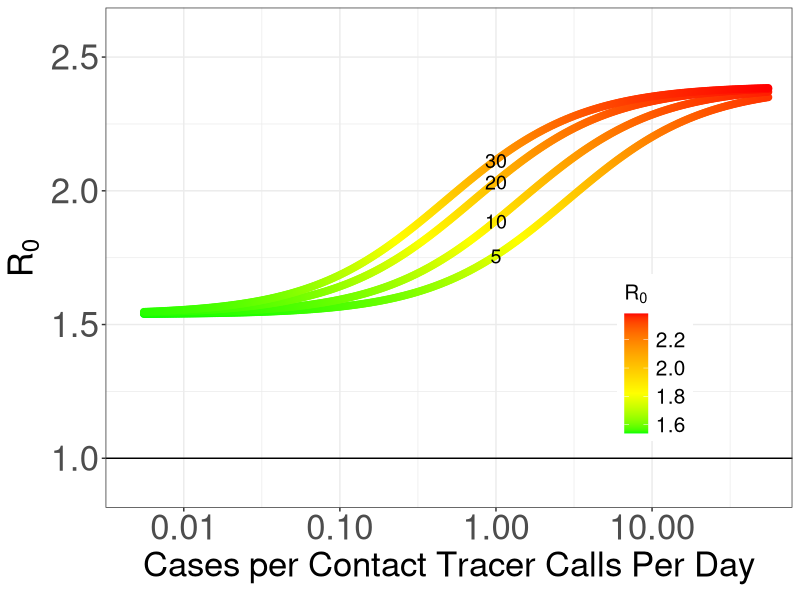
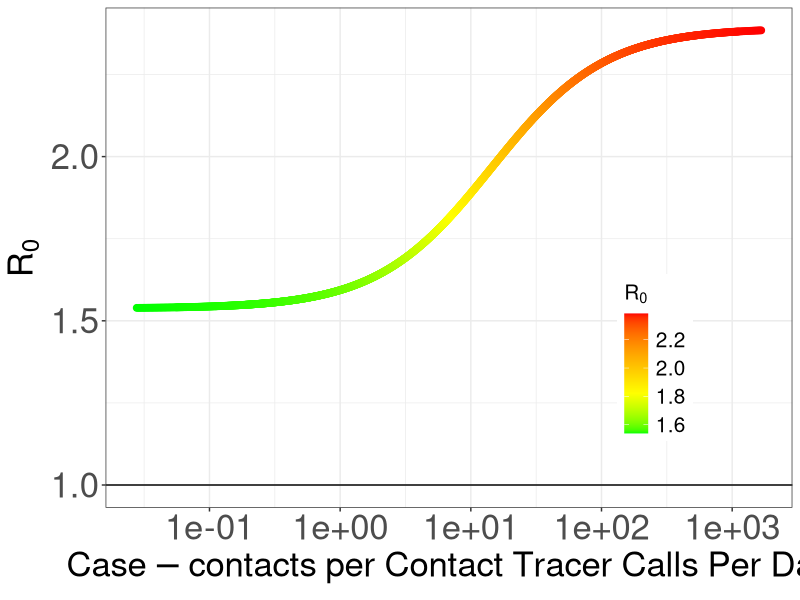
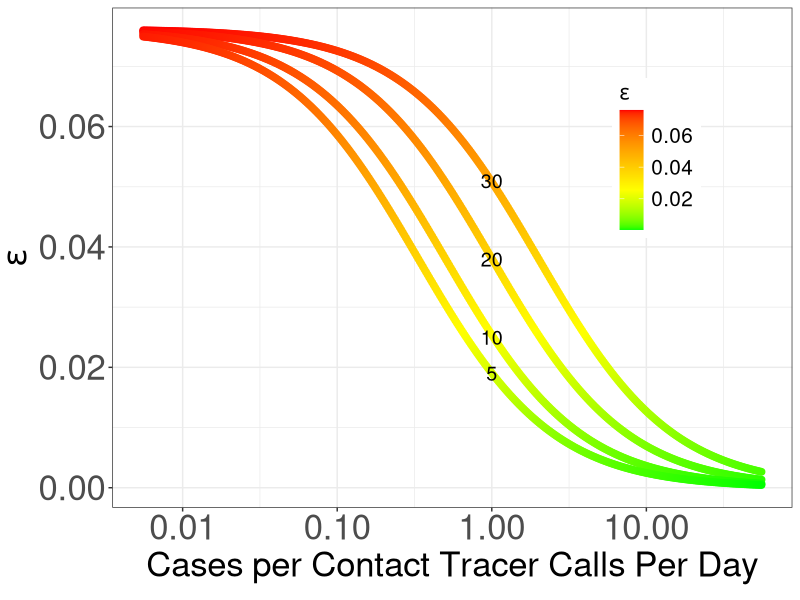
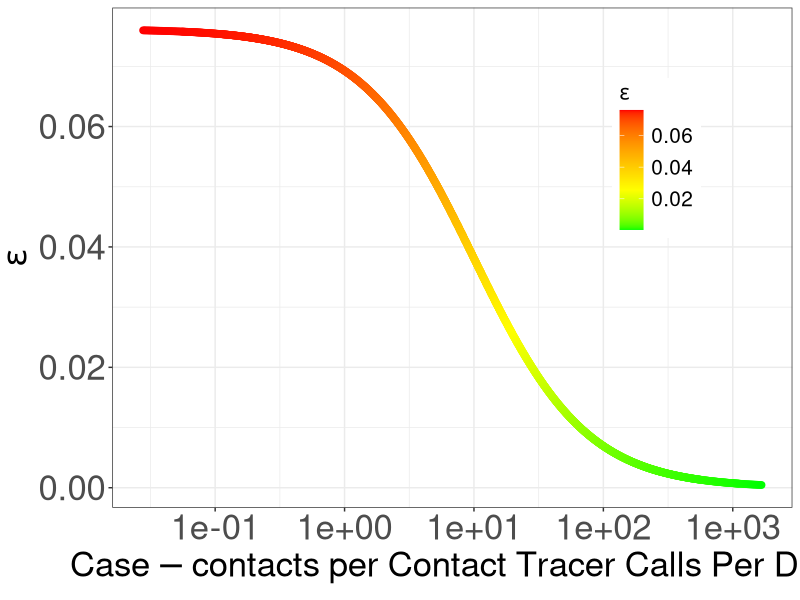
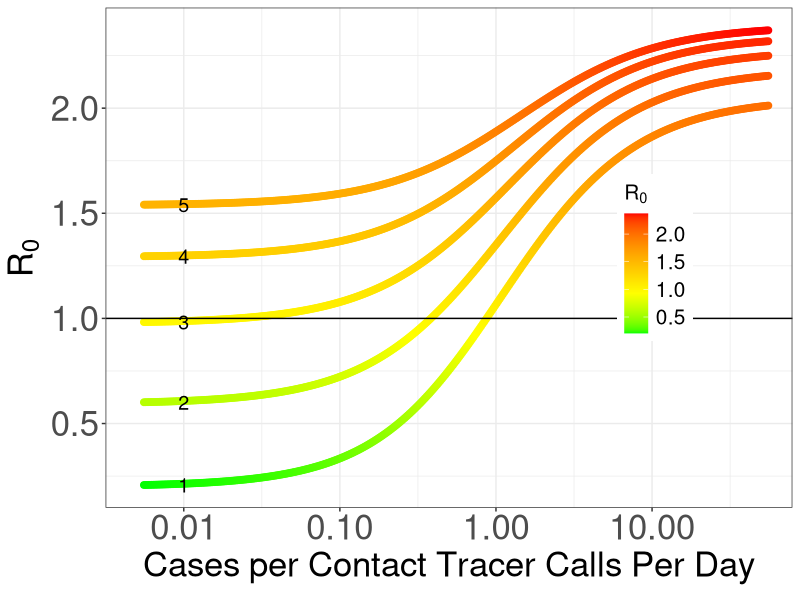
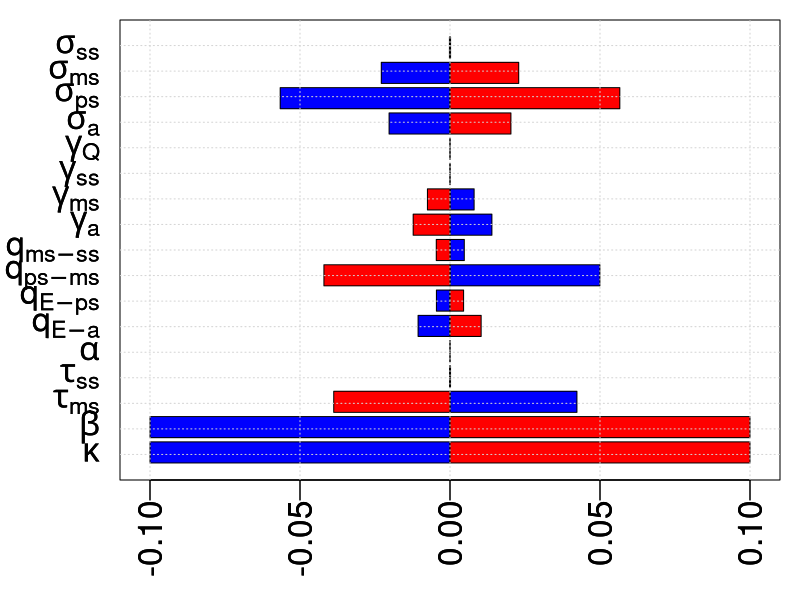

The R source for these figures, in order:
lapply(c("ggplot2","ggthemes","deSolve","dplyr"),require,character.only=T) #load multiple packages

R0 = function(parsR01,cTrace) { #function for R0 expression
  with(parsR01,  ((kappa * beta) / (cTrace + qEA + qEPS)) *
         (((qEA * sigmaA) / (cTrace + gammaA)) + 
            ((qEPS * sigmaPS) / (cTrace + qPSMS)) +
            ((qEPS * qPSMS * sigmaMS) / ((cTrace + qPSMS) * (cTrace + msTest + qMSSS + gammaMS))) +
            ((qEPS * qPSMS * qMSSS * sigmaSS) /
               ((cTrace + qPSMS) * (cTrace + msTest + qMSSS + gammaMS) * 
                  (cTrace + ssTest + alpha + gammaSS))  )    )             )
}
cTraceF = function(FrCaseTr,Delay,Ninf,Ncont_p_inf,NCT,NCCPD,parsR0) { #function estimating cTrace parameter
  dTracing=Delay+0.5*Ninf*Ncont_p_inf/(NCT*NCCPD) #duration until traced
  return(FrCaseTr*parsR0$qEPS/(parsR0$qEPS+parsR0$qEA)*1/dTracing)}

#Parameter estimates
f_asymp=0.20 #frac asymptomatic from Buitrago-Garcia
d_EPS=3.2; #Duration latent period for symptomatic cases He et al 2020 Nat Med in days
d_EA=1/( f_asymp*(1/d_EPS)/(1-f_asymp) ) #set duration asympt to give f_asymp fraction
d_PSMS=2.3 #duration infectious period before symptom onset for 5.5 d incubation He et al 2020 Nat Med
d_MSSS=8 #duration mild to severe symptoms diff breathing; Zhou et al 2020 Lancet; also Lewnard et al 2020 BMJ
#Infectiousness vs day from He et al 1c gamma distribution parameterized w/ mean, variance
shape=function(mu,sig) mu^2/sig^2;scale = function(mu,sig) sig^2/mu;mn=3.1;sig2=2.15
presympInf=pgamma(2.3,shape=shape(mn,sig2),scale=scale(mn,sig2))/2.3 #relative daily infectiousness pre-symptomatic
postsympInf=(pgamma(7.3,shape=shape(mn,sig2),scale=scale(mn,sig2))-pgamma(2.3,shape=shape(mn,sig2),scale=scale(mn,sig2)))/5 #relative daily infectiousness mildly-symptomatic
ssInf=(pgamma(13.3,shape=shape(mn,sig2),scale=scale(mn,sig2))-pgamma(7.3,shape=shape(mn,sig2),scale=scale(mn,sig2)))/6 #relative daily infectiousness severely-symptomatic

d_msTest=5 #delay from symptom onset to test/trace ~5d from recent data in CA
parsR0 = data.frame(kappa = 1,       #Social distancing factor
         beta   = .37, # transmission rate - set to give R0 = ~2.4
         msTest  = 1/d_msTest ,   # Removal rate by testing of mildly symptomatic infected
         ssTest  = 1. ,   # Removal by testing of severely symptomatic infected
         alpha  = 0.0066 * (1/5 + 1/10.7 + 1/d_EA)/(1-0.0066), # set to give IFR=0.66% - Verity et al 2020 Lancet
         qEA  = 1/d_EA ,   # Transition rate from exposed to asymptomatic infected
         qEPS  = 1/d_EPS ,   # Transition rate from exposed to presymptomatic infected
         qPSMS  = 1/d_PSMS ,   # Transition rate from presymptomatic to mild symptoms
         qMSSS  = 1/d_MSSS,   # Transition rate from mildly to severely infected
         gammaA  = 1/8 ,   # Recovery rate of asymptomatic infected - approx 8d infect period He et al
         gammaMS  = 1/5,   # Recovery rate of mildly symptomatic infected 
         gammaSS  = 1/10.7 ,   # Recovery rate of severely symptomatic infected - Lewnard et al 2020
         gammaQ  = 1/14 ,   # Recovery rate of quarantined not important but 1/7d
         sigmaA  = 1 ,   # Infectiousness of asymptomatic infected #unknown
         sigmaPS  = presympInf/postsympInf ,   # Infectiousness of pre-symptomatic infected
         sigmaMS  = 1 ,   # Infectiousness of mildly symptomatic infected
         sigmaSS  = ssInf/postsympInf)     # Infectiousness of severely symptomatic infected

R0(parsR0,cTrace=0) #R0 w/ no tracing

#Adjusting contact tracing efficiency w/ infections, contact tracers, contacts; only ratio important
Ninf=c(10^seq(0,4,by=.01)) # # of cases/infections traced
Ncont_p_inf=c(5,10,20,30) # contacts per infection - value before lockdowns 30
NCCPD=12 # # of contacts a contact tracer can contact per day to isolate; 1.5/hr
NCT=15 # # of contact tracers for population - CA target

#Fig 2 
f_mstr=1 #fraction of mildly symptomatic cases traced

#Fig 3 uncomment next line
#f_mstr=0.5 #fraction of mildly symptomatic cases traced

FrCaseTr=f_mstr*(parsR0$msTest/(parsR0$msTest+parsR0$qMSSS+parsR0$gammaMS))/(1-f_asymp) #fraction of symptomatic cases traced (numerator is frac of total cases)

dat=data.frame(Delay=d_msTest,Ncont_p_inf=rep(Ncont_p_inf,each=length(Ninf)),Ninf=Ninf,
               cases_per_tracer_calls=c(Ninf/(NCT*NCCPD)),contacts_per_tracer_calls_per_day=c(Ninf*rep(Ncont_p_inf,each=length(Ninf))/(NCT*NCCPD)))
dat$CTR_eps=cTraceF(FrCaseTr,Delay=dat$Delay,dat$Ninf,dat$Ncont_p_inf,NCT,NCCPD,parsR0) #contact tracing removal rate
dat$R0v=R0(parsR0,cTraceF(FrCaseTr,Delay=dat$Delay,dat$Ninf,dat$Ncont_p_inf,NCT,NCCPD,parsR0)) #R0 values
ylh=R0(parsR0,cTraceF(FrCaseTr,Delay=dat$Delay[1],10^2.25,Ncont_p_inf,NCT,NCCPD,parsR0)) #heights for labels of # contacts/case

ggplot(dat, aes(y=R0v, x=cases_per_tracer_calls,col=R0v)) + 
  theme_bw()+geom_point(size=2)+scale_x_continuous(trans='log10')+
  coord_cartesian(xlim=c(.005, 50), ylim = c(0.9,2.6))+
  scale_color_gradientn(colours=c("green","yellow","orange","red"))+
  theme(axis.title=element_text(size=25),legend.position = c(.8, .30),
        axis.text=element_text(size=25),legend.text=element_text(size=15),
        legend.title=element_text(size=15))+labs(colour = expression(R[0]))+
  geom_hline(yintercept=1) +
  xlab(expression(Cases~per~Contact~Tracer~Calls~Per~Day))+
  ylab(expression(R[0]))+
  annotate(geom="text",x=1., y=ylh,#c(1.5, 1.7, 1.93, 2.08),
           label=Ncont_p_inf,size=5)#+

#--------------
#Not in paper: Plot w/ contacts per tracer calls as X-axis - all data on one line/curve
ggplot(dat, aes(y=R0v, x=contacts_per_tracer_calls_per_day,col=R0v)) + 
  theme_bw()+geom_point(size=2)+scale_x_continuous(trans='log10')+
  scale_color_gradientn(colours=c("green","yellow","orange","red"))+
  theme(axis.title=element_text(size=25),legend.position = c(.8, .30),
        axis.text=element_text(size=25),legend.text=element_text(size=15),
        legend.title=element_text(size=15))+labs(colour = expression(R[0]))+
  geom_hline(yintercept=1) +
  xlab(expression(Case-contacts~per~Contact~Tracer~Calls~Per~Day))+
  ylab(expression(R[0]))

#Not in paper: Plot epsilon - contact tracing removal rate vs cases/CT calls/day
ggplot(dat, aes(y=CTR_eps, x=cases_per_tracer_calls,col=CTR_eps)) + 
  theme_bw()+geom_point(size=2)+scale_x_continuous(trans='log10')+
  scale_color_gradientn(colours=c("green","yellow","orange","red"))+
  theme(axis.title=element_text(size=25),legend.position = c(.8, .70),
        axis.text=element_text(size=25),legend.text=element_text(size=15),
        legend.title=element_text(size=15))+labs(colour = expression(epsilon))+
  xlab(expression(Cases~per~Contact~Tracer~Calls~Per~Day))+
  ylab(expression(epsilon))+
  annotate(geom="text",x=1, y=c(.019, .025, .038, .051),
           label=Ncont_p_inf,size=5)# # contacts per case

#Not in paper: Plot epsilon w/ contacts per tracer calls as X-axis - all data on one line/curve
ggplot(dat, aes(y=CTR_eps, x=contacts_per_tracer_calls_per_day,col=CTR_eps)) + 
  theme_bw()+geom_point(size=2)+scale_x_continuous(trans='log10')+
  scale_color_gradientn(colours=c("green","yellow","orange","red"))+
  theme(axis.title=element_text(size=25),legend.position = c(.8, .70),
        axis.text=element_text(size=25),legend.text=element_text(size=15),
        legend.title=element_text(size=15))+labs(colour = expression(epsilon))+
  xlab(expression(Case-contacts~per~Contact~Tracer~Calls~Per~Day))+
  ylab(expression(epsilon))

#-----------Fig 1
dat2=data.frame(Delay=rep(1:5,each=length(Ninf)),Ncont_p_inf=10,Ninf=Ninf,
                cases_per_tracer_calls=c(Ninf/(NCT*NCCPD)))

d_msTest=rep(1:5,each=length(Ninf)) #Variable delays
parsR0_F1 = data.frame(kappa = 1,       #Social distancing factor: set to 1/2.6 to get R0=1
                    beta   = .37, # transmission rate - set to give R0 = ~2.4 
                    msTest  = 1/d_msTest ,   # Removal by testing of mildly symptomatic infected toggle w/ active surv
                    ssTest  = 1. ,   # Removal by testing of severely symptomatic infected
                    alpha  = 0.0066 ,   # IFR - Verity et al 2020 Lancet
                    qEA  = 1/d_EA ,   # Transition rate from exposed to asymptomatic infected
                    qEPS  = 1/d_EPS ,   # Transition rate from exposed to presymptomatic infected
                    qPSMS  = 1/d_PSMS ,   # Transition rate from presymptomatic to mild symptoms
                    qMSSS  = 1/d_MSSS,   # Transition rate from mildly to severely infected
                    gammaA  = 1/8 ,   # Recovery rate of asymptomatic infected - approx 8d infect period He et al
                    gammaMS  = 1/5,   # Recovery rate of mildly symptomatic infected 
                    gammaSS  = 1/10.7 ,   # Recovery rate of severely symptomatic infected - Lewnard et al 2020
                    gammaQ  = 0.14 ,   # Recovery rate of quarantined not important but 1/7d
                    sigmaA  = 1 ,   # Infectiousness of asymptomatic infected #unknown
                    sigmaPS  = presympInf/postsympInf ,   # Infectiousness of pre-symptomatic infected
                    sigmaMS  = 1 ,   # Infectiousness of mildly symptomatic infected
                    sigmaSS  = ssInf/postsympInf)     # Infectiousness of severely symptomatic infected

f_mstr=1 #fraction of mildly symptomatic cases traced
FrCaseTr=f_mstr*parsR0_F1$msTest/(parsR0_F1$msTest+parsR0_F1$qMSSS+parsR0_F1$gammaMS)/(1-f_asymp) #fraction of symptomatic cases traced (numerator is frac of total cases)
dat2$R0v=R0(parsR0_F1,cTraceF(FrCaseTr,Delay=dat2$Delay,dat2$Ninf,dat2$Ncont_p_inf,NCT,NCCPD,parsR0_F1))

ggplot(dat2, aes(y=R0v, x=cases_per_tracer_calls,col=R0v)) + 
  theme_bw()+geom_point(size=2)+scale_x_continuous(trans='log10')+
  coord_cartesian(xlim=c(.005, 50))+#, ylim = c(0.5,3))+
  scale_color_gradientn(colours=c("green","yellow","orange","red"))+
  theme(axis.title=element_text(size=25),legend.position = c(.8, .50),
        axis.text=element_text(size=25),legend.text=element_text(size=15),
        legend.title=element_text(size=15))+labs(colour = expression(R[0]))+
  geom_hline(yintercept=1)+
  #  xlab(expression(Log[10]~(Cases~per~Contact~Tracer~Calls~Per~Day)))+
  xlab(expression(Cases~per~Contact~Tracer~Calls~Per~Day))+
  ylab(expression(R[0]))+
  annotate(geom="text",x=0.01, y=aggregate(R0v~Delay,data=dat2,FUN=min)$R0v,
           label=unique(dat2$Delay),size=5)

#-----------------------Sensitivity analysis Fig S2
#Adjusting contact tracing efficiency w/ infections, contact tracers, contacts; only ratio important
Ninf= 18# # of cases/infections traced
Ncont_p_inf=10 # contacts per infection - value before lockdowns 30
NCCPD=12 # # of contacts a contact tracer can contact per day to isolate; 1.5/hr
NCT=15 # # of contact tracers for population - CA target
f_mstr=1
FrCaseTr=f_mstr*(parsR0$msTest/(parsR0$msTest+parsR0$qMSSS+parsR0$gammaMS))/(1-f_asymp) #fraction of symptomatic cases traced (numerator is frac of total cases)

Rt_sens=data.frame(matrix(NA,nrow=length(parsR0),ncol=2));colnames(Rt_sens)=c("dec","inc");rownames(Rt_sens)=names(parsR0)
for (k in 1:length(parsR0)) {
  parsR0_sens=parsR0
  for (l in 1:2) {
    parsR0_sens[k]=parsR0[k]*(.7+0.2*l)
      Rt_sens[k,l]=R0(parsR0_sens,
      cTrace=cTraceF(FrCaseTr,Delay=1/parsR0_sens$msTest,Ninf=Ninf,Ncont_p_inf,NCT,NCCPD,parsR0_sens)) 
  }
}

parlabs=c(expression(kappa),
          expression(beta),
          expression(tau[ms]),
          expression(tau[ss]),
          expression(alpha),
          expression(q[E-a]),
          expression(q[E-ps]),
          expression(q[ps-ms]),
          expression(q[ms-ss]),
          expression(gamma[a]),
          expression(gamma[ms]),
          expression(gamma[ss]),
          expression(gamma[Q]),
          expression(sigma[a]),
          expression(sigma[ps]),
          expression(sigma[ms]),
          expression(sigma[ss]) )

Rt_sens=Rt_sens/R0(parsR0,cTrace=cTraceF(FrCaseTr,Delay=1/parsR0$msTest,Ninf=Ninf,Ncont_p_inf,NCT,NCCPD,parsR0))-1
par(mar=c(3, 3, .5, 0.5),mgp=c(1.5,.5,0),cex=2)
barplot(Rt_sens[,1],horiz=T,names.arg=parlabs,las=2,col="blue",xlim=c(-.11,.11))
barplot(Rt_sens[,2],horiz=T,names.arg=parlabs,las=2,col="red",add=T)
box();grid(ny=nrow(Rt_sens)+1)

